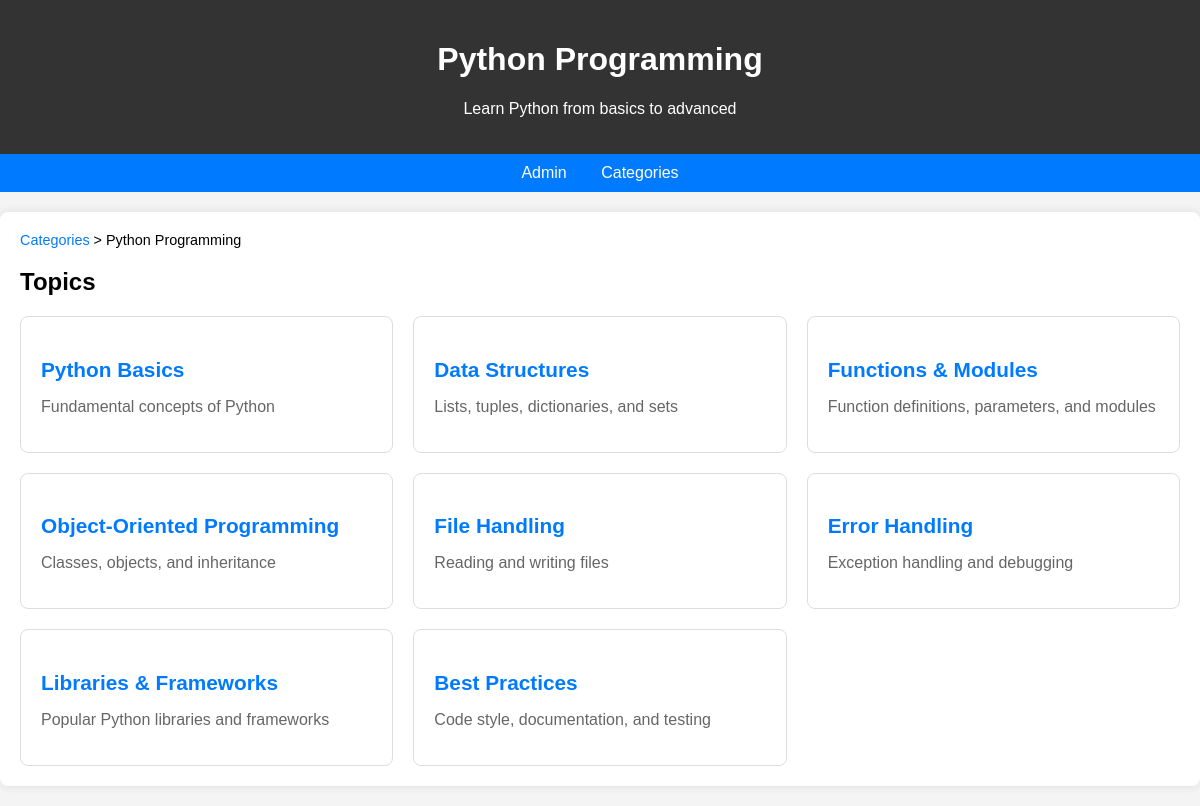
Page /category/1/ on the committed database.
### python_dashboard/coding_resources/models.py (models this page shows, shortened)
class Category(models.Model):
    name = models.CharField(max_length=100)
    description = models.TextField(blank=True)

class Topic(models.Model):
    category = models.ForeignKey(Category, on_delete=models.CASCADE)
    title = models.CharField(max_length=200)
    description = models.TextField(blank=True)

### python_dashboard/coding_resources/views.py (the view)
# urls.py: path('category/<int:category_id>/', views.topic_list, name='topic_list'),
def topic_list(request, category_id):
    category = get_object_or_404(Category, id=category_id)
    topics = Topic.objects.filter(category=category)
    return render(request, 'coding_resources/topic_list.html', {'category': category, 'topics': topics})

### python_dashboard/coding_resources/templates/coding_resources/topic_list.html (shortened to what this page needs)
<!DOCTYPE html>
<html lang="en">
<head>
</head>
<body>
    <div class="header">
        <h1>{{ category.name }}</h1>
        <p>{{ category.description }}</p>
    </div>
    <div class="nav">
        <a href="{% url 'admin:index' %}">Admin</a>
        <a href="{% url 'coding_resources:category_list' %}">Categories</a>
    </div>
    <div class="container">
        <div class="breadcrumb">
            <a href="{% url 'coding_resources:category_list' %}">Categories</a> > {{ category.name }}
        </div>
        <h2>Topics</h2>
        <div class="topic-grid">
            {% for topic in topics %}
            <a href="{% url 'coding_resources:snippet_list' topic.id %}" class="topic-card">
                <h3 class="topic-title">{{ topic.title }}</h3>
                <p class="topic-description">{{ topic.description }}</p>
            </a>
            {% endfor %}
        </div>
    </div>
</body>
</html>

### python_dashboard/coding_resources/templates/coding_resources/topic_list.html (style rules this page uses)
body { font-family: Arial, sans-serif; margin: 0; padding: 0; background-color: #f4f4f4; }
.header { background-color: #333; color: white; padding: 20px; text-align: center; }
.container { max-width: 1200px; margin: 20px auto; padding: 20px; background-color: white; border-radius: 8px; box-shadow: 0 0 10px rgba(0,0,0,0.1); }
.topic-grid { display: grid; grid-template-columns: repeat(auto-fit, minmax(300px, 1fr)); gap: 20px; }
.topic-card { border: 1px solid #ddd; border-radius: 8px; padding: 20px; text-decoration: none; color: #333; transition: transform 0.2s, box-shadow 0.2s; }
.topic-title { font-size: 1.3em; margin-bottom: 10px; color: #007bff; }
.topic-description { color: #666; }
.nav { background-color: #007bff; color: white; padding: 10px; text-align: center; }
.nav a { color: white; text-decoration: none; margin: 0 15px; }
.breadcrumb { margin-bottom: 20px; font-size: 0.9em; }
.breadcrumb a { color: #007bff; text-decoration: none; }

### rows in the picture
Category: name "Python Programming", description "Learn Python from basics to advanced"
Topic: title "Python Basics", description "Fundamental concepts of Python"
Topic: title "Data Structures", description "Lists, tuples, dictionaries, and sets"
Topic: title "Functions & Modules", description "Function definitions, parameters, and modules"
Topic: title "Object-Oriented Programming", description "Classes, objects, and inheritance"
Topic: title "File Handling", description "Reading and writing files"
Topic: title "Error Handling", description "Exception handling and debugging"
Topic: title "Libraries & Frameworks", description "Popular Python libraries and frameworks"
Topic: title "Best Practices", description "Code style, documentation, and testing"
